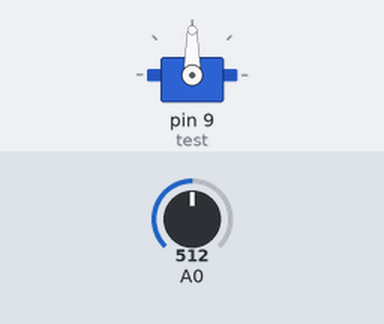
A sketch run on a simulated Arduino Uno, built with avr-gcc and run on an emulated ATmega328P. Shown: servo. The test bench sets the inputs (shaded band); at power-on: A0 = 512.

Above: at 1.2 s.
1.3 s: A0 set to 716
At 1.6 s:
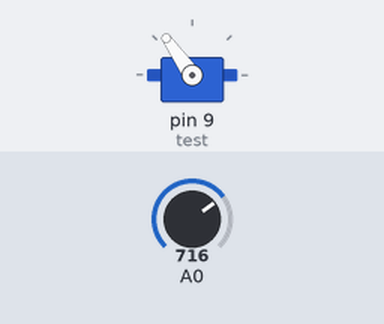
2.8 s: A0 set to 900
At 3.6 s:
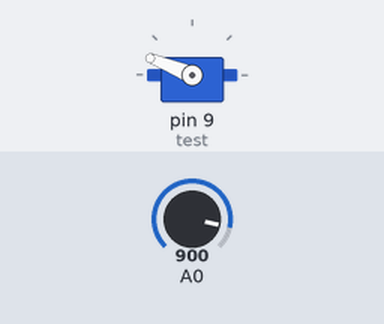
4.3 s: A0 set to 1023
At 5.5 s:
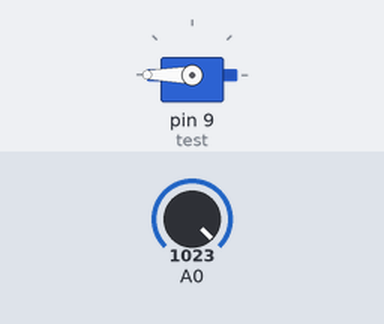
5.8 s: A0 set to 306
At 6.5 s:
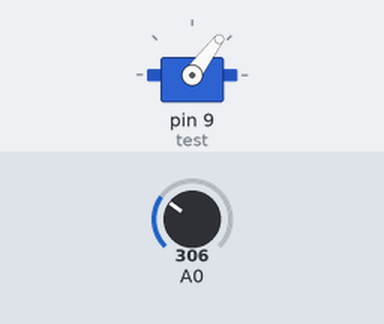
7.3 s: A0 set to 122
At 8.4 s:
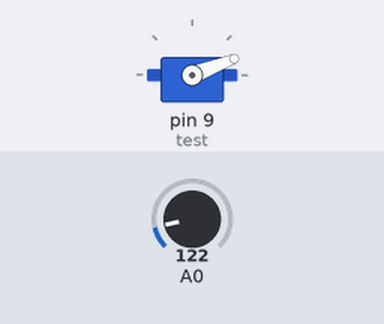
Timing chart, 0 to 9.8 s (numbered marks = the images above; inputs shaded):
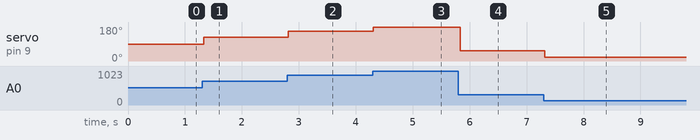

Measured:
- after the input at 1.3 s, servo on pin 9 (test): 90° → 125° at once
- after the input at 2.8 s, servo on pin 9 (test): 125° → 158° at once
- after the input at 4.3 s, servo on pin 9 (test): 158° → 180° at once
- after the input at 5.8 s, servo on pin 9 (test): 180° → 53° at once
- after the input at 7.3 s, servo on pin 9 (test): 53° → 21° at once

The sketch:

Potentiometer---Joistick_control_Servo.ino
```cpp
#include <Servo.h>
Servo test;//test is the servo name.
int x(A0);
int newval;
int potx;

void setup() {
  test.attach(9);

}

void loop() {
 potx = analogRead(x);
 newval = map(potx, 0, 1023, 0, 180);
 test.write(newval);
 delay(40);

}
```
